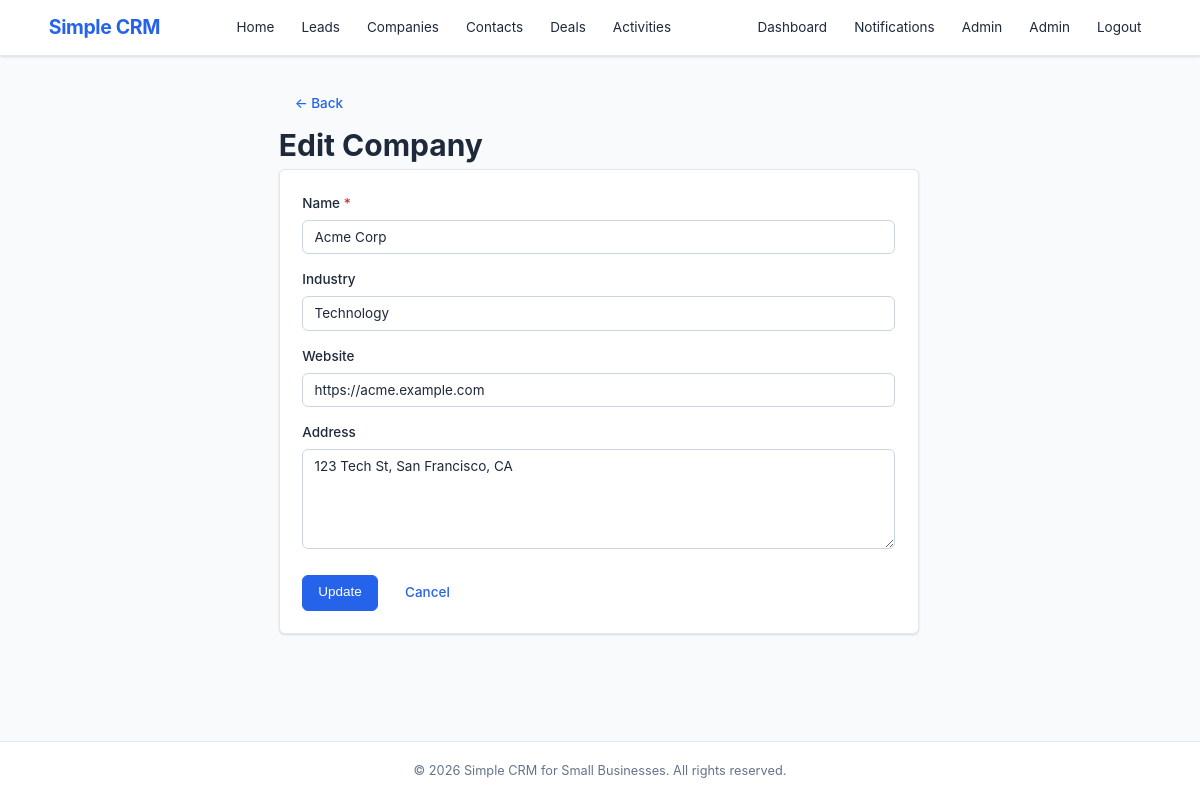
The page /public/company_form.php?id=1 (signed in) on the database its author committed.
### tables this page shows
CREATE TABLE IF NOT EXISTS `companies` (
    `id`         INT AUTO_INCREMENT PRIMARY KEY,
    `name`       VARCHAR(150) NOT NULL,
    `industry`   VARCHAR(100) DEFAULT NULL,
    `website`    VARCHAR(255) DEFAULT NULL,
    `address`    TEXT         DEFAULT NULL,
    `created_by` INT          DEFAULT NULL,
    `created_at` DATETIME     NOT NULL DEFAULT CURRENT_TIMESTAMP,
    FOREIGN KEY (`created_by`) REFERENCES `users`(`id`) ON DELETE SET NULL
);

### models/Company.php (called while the page is built, shortened)
<?php
function getCompanyById(int $id): ?array
{
    $db = getDB();
    $stmt = $db->prepare(
        'SELECT co.*,
                CONCAT(u.first_name, " ", u.last_name) AS creator_name
         FROM companies co
         LEFT JOIN users u ON co.created_by = u.id
         WHERE co.id = :id'
    );
    $stmt->execute([':id' => $id]);
    return $stmt->fetch() ?: null;
}

### includes/helpers.php (called while the page is built, shortened)
<?php
function e(mixed $value): string
{
    return htmlspecialchars((string) $value, ENT_QUOTES, 'UTF-8');
}

### public/company_form.php (the view, shortened to what this page needs)
<?php
require_once __DIR__ . '/../includes/helpers.php';
require_once __DIR__ . '/../models/Company.php';
$id     = (int) ($_GET['id'] ?? 0);
$isEdit = $id > 0;
$company = null;
if ($isEdit) {
    $company = getCompanyById($id);
} else {
    if (!canCreateCompany()) { setFlash('danger', 'Access denied.'); redirect('companies.php'); }
}
$name     = $company['name'] ?? '';
$industry = $company['industry'] ?? '';
$website  = $company['website'] ?? '';
$address  = $company['address'] ?? '';
require_once __DIR__ . '/../includes/header.php';
?>
<div class="container container-sm">
    <a href="companies.php" class="btn btn-ghost">&larr; Back</a>
    <h1><?= $isEdit ? 'Edit Company' : 'New Company' ?></h1>
    <form method="POST" class="form-card">
        <div class="form-group">
            <label for="name">Name <span class="required">*</span></label>
            <input type="text" id="name" name="name" value="<?= e($name) ?>" required>
        </div>
        <div class="form-group">
            <label for="industry">Industry</label>
            <input type="text" id="industry" name="industry" value="<?= e($industry) ?>">
        </div>
        <div class="form-group">
            <label for="website">Website</label>
            <input type="url" id="website" name="website" value="<?= e($website) ?>" placeholder="https://...">
        </div>
        <div class="form-group">
            <label for="address">Address</label>
            <textarea id="address" name="address" rows="2"><?= e($address) ?></textarea>
        </div>
        <div class="form-actions">
            <button type="submit" class="btn btn-primary"><?= $isEdit ? 'Update' : 'Create' ?></button>
            <a href="companies.php" class="btn btn-ghost">Cancel</a>
        </div>
    </form>
</div>
<?php require_once __DIR__ . '/../includes/footer.php'; ?>

### public/css/style.css (style rules this page uses)
*, *::before, *::after { box-sizing: border-box; margin: 0; padding: 0; }
:root { --color-primary: #2563eb; --color-primary-dark: #1d4ed8; --color-success: #16a34a; --color-warning: #d97706; --color-danger: #dc2626; --color-info: #0891b2; --color-bg: #f8fafc; --color-white: #ffffff; --color-text: #1e293b; --color-text-light: #64748b; --color-border: #e2e8f0; --color-border-dark: #cbd5e1; --radius: 6px; --shadow: 0 1px 3px rgba(0,0,0,0.08), 0 1px 2px rgba(0,0,0,0.06); --shadow-md: 0 4px 6px rgba(0,0,0,0.07), 0 2px 4px rgba(0,0,0,0.06); --font-sans: -apple-system, BlinkMacSystemFont, 'Segoe UI', Roboto, Oxygen, Ubuntu, sans-serif; --font-mono: 'SF Mono', SFMono-Regular, Consolas, 'Liberation Mono', Menlo, monospace; }
html { font-size: 15px; line-height: 1.6; }
body { font-family: var(--font-sans); color: var(--color-text); background: var(--color-bg); min-height: 100vh; display: flex; flex-direction: column; }
a { color: var(--color-primary); text-decoration: none; }
.container { max-width: 1140px; margin: 0 auto; padding: 0 1.25rem; }
.btn { display: inline-block; padding: 0.5rem 1rem; font-size: 0.9rem; font-weight: 500; border-radius: var(--radius); border: 1px solid var(--color-border-dark); background: var(--color-white); color: var(--color-text); cursor: pointer; transition: all 0.15s; text-align: center; line-height: 1.4; }
.btn-primary { background: var(--color-primary); color: var(--color-white); border-color: var(--color-primary); }
.form-card { background: var(--color-white); border: 1px solid var(--color-border); border-radius: var(--radius); padding: 1.5rem; box-shadow: var(--shadow); max-width: 640px; }
.form-group { margin-bottom: 1rem; }
.form-group label { display: block; margin-bottom: 0.35rem; font-weight: 500; font-size: 0.9rem; color: var(--color-text); }
.form-group input, .form-group select, .form-group textarea { width: 100%; padding: 0.55rem 0.75rem; font-size: 0.9rem; border: 1px solid var(--color-border-dark); border-radius: var(--radius); background: var(--color-white); color: var(--color-text); transition: border-color 0.15s, box-shadow 0.15s; font-family: var(--font-sans); }
.form-group textarea { min-height: 100px; resize: vertical; }
.form-actions { display: flex; gap: 0.75rem; margin-top: 1.25rem; }
.btn-ghost { background: transparent; border-color: transparent; color: var(--color-primary); }
.container-sm { max-width: 680px; }
.required { color: var(--color-danger); }

### rows shown on the page
companies: name "Acme Corp", industry "Technology", website "https://acme.example.com", address "123 Tech St, San Francisco, CA"

### other values the page prints
$user['first_name'] "Admin"
